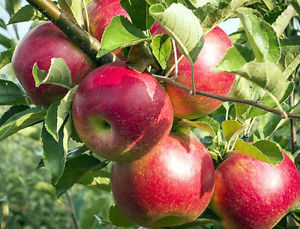
#> input picture test/apple_77.jpg, 300 x 229 px
$ python -i segmentation.py   (imports and definitions only)
#> lines starting #> are read from the running program, lines starting #| are printed output that depends on the picture; after the words box and inside, x2 and y2 are one past the last pixel; in counts of white or black regions, pixels touching at a corner belong together
#> further down, picture is the input picture: shape (229, 300, 3); mean B, G, R 78.2, 113, 139.6
import cv2
import numpy as np
from ultralytics import YOLO

# Contour-based proposal generation


def filter_proposals(proposals_in, img_w, img_h, min_area=10000, max_area_ratio=0.8, min_aspect_ratio=0.2, max_aspect_ratio=5.0):
    filtered_proposals = []
    max_area = img_h * img_w * max_area_ratio
    for x, y, w, h in proposals_in:
        bbox_area = w * h
        if bbox_area >= min_area and bbox_area <= max_area:
            if h > 0:
                aspect_ratio = w / h
                if min_aspect_ratio <= aspect_ratio <= max_aspect_ratio:
                    x_min = max(0, x)
                    y_min = max(0, y)
                    x_max = min(img_w, x + w)
                    y_max = min(img_h, y + h)
                    if x_max > x_min and y_max > y_min:
                        filtered_proposals.append([x_min, y_min, x_max, y_max])
    return filtered_proposals


def get_threshold_proposals(image, min_area=500, max_area_ratio=0.8, min_aspect_ratio=0.2, max_aspect_ratio=5.0):
#> called with min_area = 500, max_area_ratio = 0.8, min_aspect_ratio = 0.2, max_aspect_ratio = 5
    img_h, img_w = image.shape[:2]
#> img_h = 229; img_w = 300
    proposals_raw = []
    gray = cv2.cvtColor(image, cv2.COLOR_BGR2GRAY)
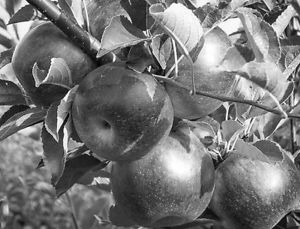
#> gray: shape (229, 300); min 1, max 255, mean 117
    blurred = cv2.GaussianBlur(gray, (7, 7), 0)
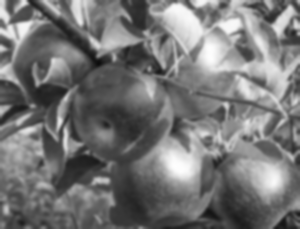
#> blurred: shape (229, 300); min 12, max 254, mean 117
    ret, thresh = cv2.threshold(blurred, 0, 255, cv2.THRESH_BINARY_INV + cv2.THRESH_OTSU)
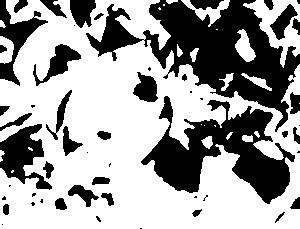
#> thresh: shape (229, 300); 63% white; 53 black regions (20 under 20 px), largest, box (x1, y1, x2, y2) and area: (86, 0, 300, 132) 10283, (141, 96, 295, 204) 7069, (0, 124, 52, 190) 1702
#> ret = 128
    kernel = np.ones((5, 5), np.uint8)
    thresh_cleaned = cv2.morphologyEx(thresh, cv2.MORPH_CLOSE, kernel, iterations=2)
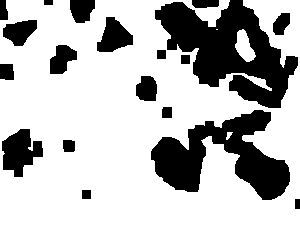
#> thresh_cleaned: shape (229, 300); 72.4% white; 19 black regions, largest, box (x1, y1, x2, y2) and area: (155, 0, 298, 108) 7590, (151, 110, 290, 200) 5915, (2, 129, 43, 177) 1231
    thresh_cleaned = cv2.morphologyEx(thresh_cleaned, cv2.MORPH_OPEN, kernel, iterations=1)
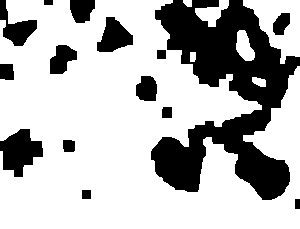
#> thresh_cleaned: shape (229, 300); 71.8% white; 15 black regions
    contours, _ = cv2.findContours(thresh_cleaned.copy(), cv2.RETR_EXTERNAL, cv2.CHAIN_APPROX_SIMPLE)
#> contours = 7 contours; box (x1, y1, x2, y2) and area: (0, 0, 300, 229) 47573, (243, 0, 300, 64) 2056, (195, 0, 229, 27) 393, (236, 30, 255, 61) 355, (252, 77, 266, 87) 85, (190, 52, 196, 62) 44, (183, 0, 192, 7) 40
    for contour in contours:
        x, y, w, h = cv2.boundingRect(contour)
        proposals_raw.append((x, y, w, h))
#> this loop made 7 passes
#> (x, y, w, h) on passes 1 to 7: (252, 77, 14, 10), (190, 52, 6, 10), (236, 30, 19, 31), (243, 0, 57, 64), (195, 0, 34, 27), (183, 0, 9, 7), (0, 0, 300, 229)
#> after the loop, proposals_raw = [(252, 77, 14, 10), (190, 52, 6, 10), (236, 30, 19, 31), (243, 0, 57, 64), (195, 0, 34, 27), (183, 0, 9, 7), (0, 0, 300, 229)]
    final_proposals = filter_proposals(
        proposals_raw, img_w, img_h, min_area, max_area_ratio, min_aspect_ratio, max_aspect_ratio)
#> the loop in filter_proposals, `for x, y, w, h in proposals_in:` made 7 passes
#> (x, y, w, h, bbox_area, aspect_ratio, x_min, y_min) on passes 3 to 5: (236, 30, 19, 31, 589, 0.613, 236, 30), (243, 0, 57, 64, 3648, 0.891, 243, 0), (195, 0, 34, 27, 918, 1.26, 195, 0)
#> (x, y, w, h, bbox_area) on passes 1, 2, 6, 7: (252, 77, 14, 10, 140), (190, 52, 6, 10, 60), (183, 0, 9, 7, 63), (0, 0, 300, 229, 68700)
#> after the loop in filter_proposals, `for x, y, w, h in proposals_in:`: filtered_proposals = [[236, 30, 255, 61], [243, 0, 300, 64], [195, 0, 229, 27]]
#> final_proposals has the same summary as filtered_proposals in filter_proposals
    return final_proposals


# [54 lines left out: functions get_kmeans_proposals, Yolo, not called in this run]

>>> import cv2
>>> picture = cv2.imread('test/apple_77.jpg')
>>> result = get_threshold_proposals(picture)
#> result has the same summary as filtered_proposals in filter_proposals

$ run again, on test/apple_78.jpg
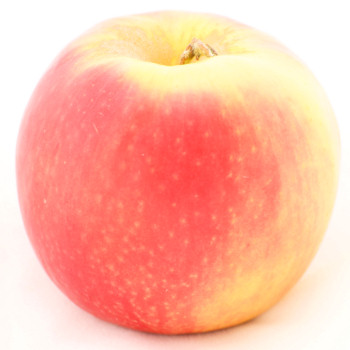
#> input picture test/apple_78.jpg, 350 x 350 px
#> picture is the input picture: shape (350, 350, 3); mean B, G, R 164.5, 185.4, 253.7
#> in get_threshold_proposals, `ret, thresh = cv2.threshold(blurred, 0, 255, cv2.THRESH_BINARY_INV + c..`:
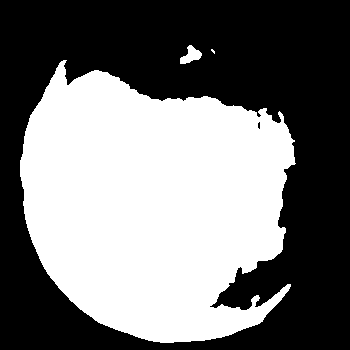
#> thresh: shape (350, 350); 46.4% white; 3 white regions (1 under 20 px), largest, box (x1, y1, x2, y2) and area: (20, 60, 296, 343) 56599, (180, 45, 202, 64) 229
#> ret = 200
#> in get_threshold_proposals, `thresh_cleaned = cv2.morphologyEx(thresh, cv2.MORPH_CLOSE, kernel, ite..`:
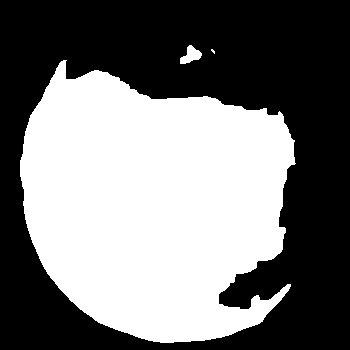
#> thresh_cleaned: shape (350, 350); 46.7% white; 3 white regions (1 under 20 px), largest, box (x1, y1, x2, y2) and area: (20, 60, 296, 343) 56943, (180, 45, 202, 64) 234
#> contours = 2 contours; box (x1, y1, x2, y2) and area: (20, 61, 295, 343) 56387, (180, 46, 201, 64) 198
#> the loop in get_threshold_proposals, `for contour in contours:` made 2 passes
#> (x, y, w, h) on passes 1 to 2: (20, 61, 275, 282), (180, 46, 21, 18)
#> after the loop in get_threshold_proposals, `for contour in contours:`: proposals_raw = [(20, 61, 275, 282), (180, 46, 21, 18)]
#> the loop in filter_proposals, `for x, y, w, h in proposals_in:` made 2 passes
#> (x, y, w, h, bbox_area, aspect_ratio, x_min, y_min) on pass 1: (20, 61, 275, 282, 77550, 0.975, 20, 61)
#> after the loop in filter_proposals, `for x, y, w, h in proposals_in:`: filtered_proposals = [[20, 61, 295, 343]]

$ run again, on test/apple_80.jpg
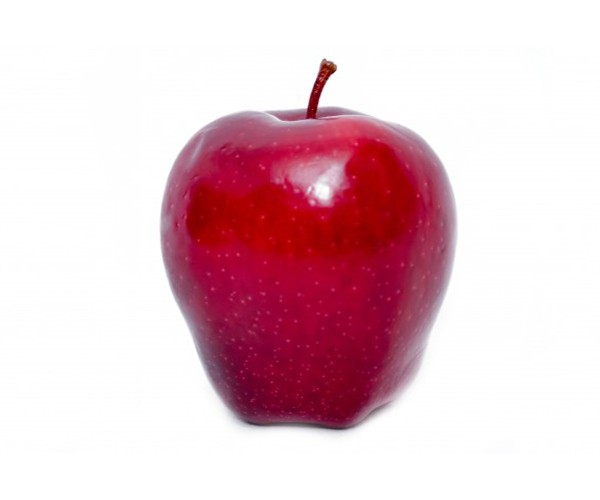
#> input picture test/apple_80.jpg, 600 x 500 px
#> picture is the input picture: shape (500, 600, 3); mean B, G, R 205.3, 197.6, 229.2
#> in get_threshold_proposals, `ret, thresh = cv2.threshold(blurred, 0, 255, cv2.THRESH_BINARY_INV + c..`:
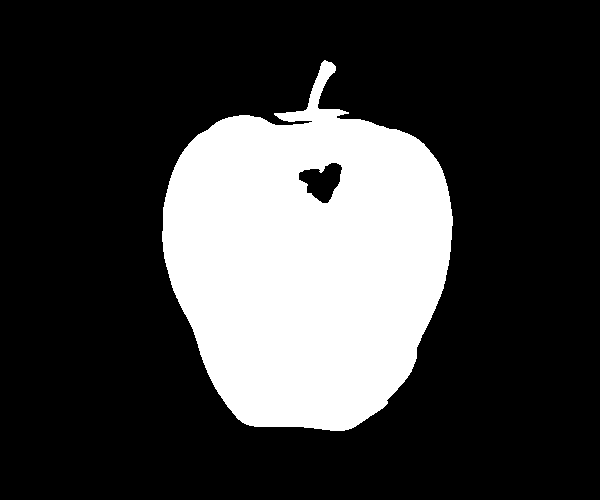
#> thresh: shape (500, 600); 24.6% white; 1 white region, box (x1, y1, x2, y2) and area: (162, 60, 453, 431) 73846
#> ret = 161
#> in get_threshold_proposals, `thresh_cleaned = cv2.morphologyEx(thresh_cleaned, cv2.MORPH_OPEN, kern..`:
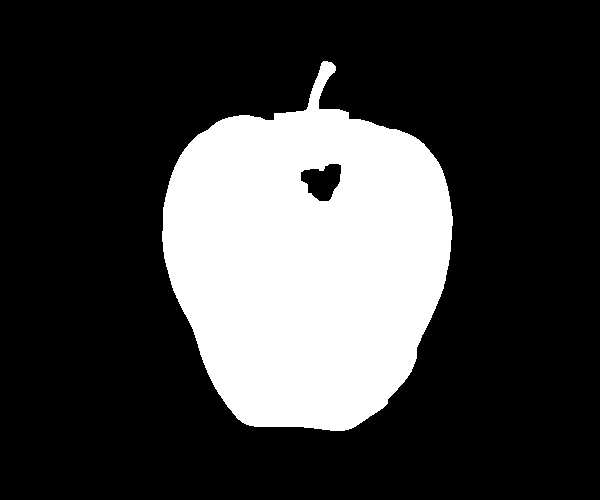
#> thresh_cleaned: shape (500, 600); 24.7% white; 1 white region
#> contours = 1 contour; box (x1, y1, x2, y2) and area: (162, 61, 453, 431) 74585
#> the loop in get_threshold_proposals, `for contour in contours:` made 1 pass
#> (x, y, w, h) on pass 1: (162, 61, 291, 370)
#> after the loop in get_threshold_proposals, `for contour in contours:`: proposals_raw = [(162, 61, 291, 370)]
#> the loop in filter_proposals, `for x, y, w, h in proposals_in:` made 1 pass
#> (x, y, w, h, bbox_area, aspect_ratio, x_min, y_min) on pass 1: (162, 61, 291, 370, 107670, 0.786, 162, 61)
#> after the loop in filter_proposals, `for x, y, w, h in proposals_in:`: filtered_proposals = [[162, 61, 453, 431]]
